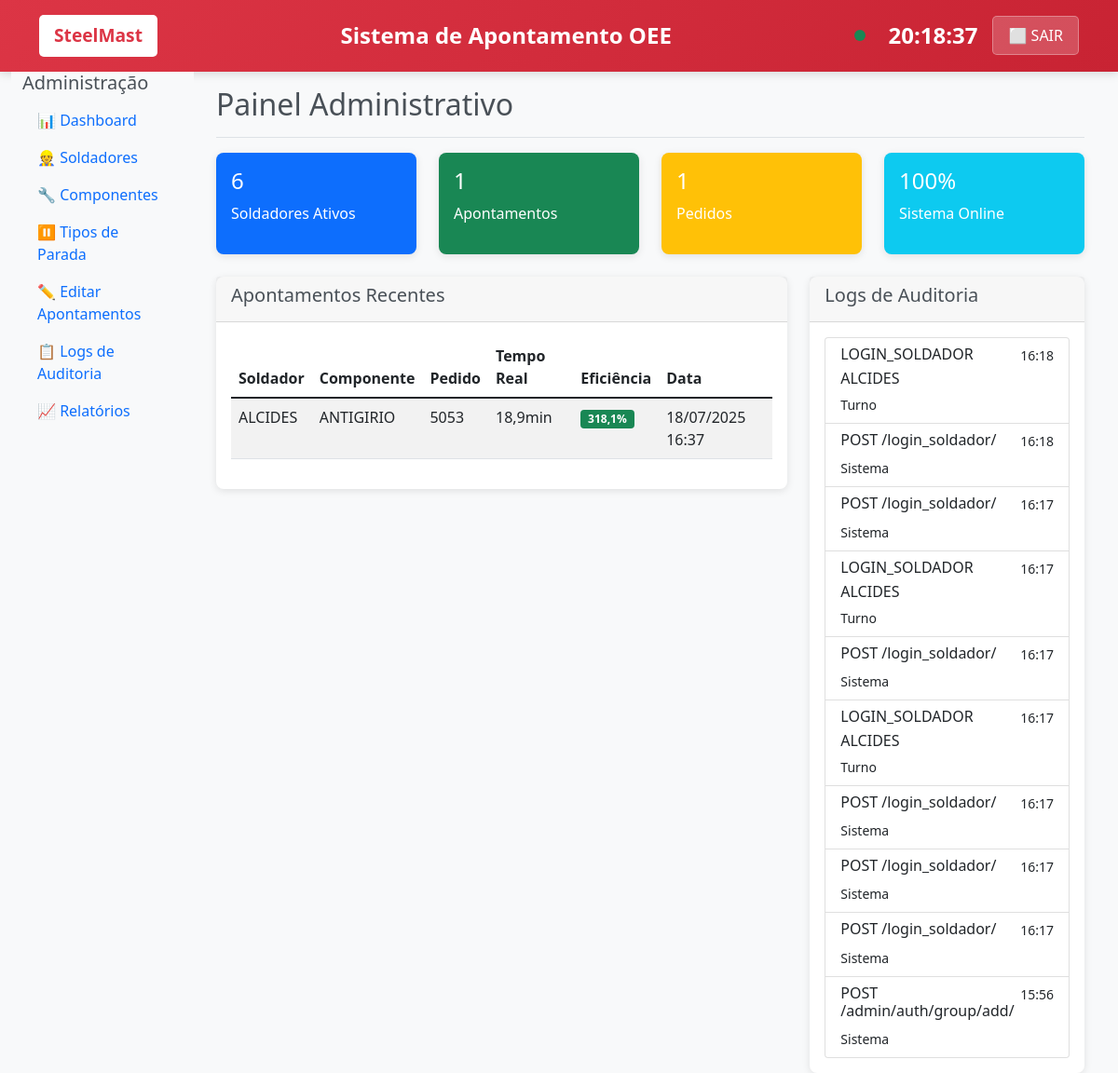
The app's page /api/sync/admin/ (signed in) with its own data.
### soldagem/models.py (models this page shows, shortened)
class Apontamento(models.Model):
    soldador = models.ForeignKey(Soldador, on_delete=models.CASCADE)
    modulo = models.ForeignKey(Modulo, on_delete=models.CASCADE)
    componente = models.ForeignKey(Componente, on_delete=models.CASCADE)
    pedido = models.ForeignKey(Pedido, on_delete=models.CASCADE)
    numero_poste_tubo = models.CharField(max_length=100)
    diametro = models.DecimalField(max_digits=8, decimal_places=2, null=True, blank=True)
    inicio_processo = models.DateTimeField()
    fim_processo = models.DateTimeField(null=True, blank=True)
    tempo_real = models.DecimalField(max_digits=10, decimal_places=2, null=True, blank=True)
    tempo_padrao = models.DecimalField(max_digits=10, decimal_places=2)
    eficiencia_calculada = models.DecimalField(max_digits=5, decimal_places=2, null=True, blank=True)
    data_criacao = models.DateTimeField(default=timezone.now)
    observacoes = models.TextField(blank=True)
    class Meta:
        ordering = ['-inicio_processo']

class Pedido(models.Model):
    STATUS_CHOICES = [
        ('ativo', 'Ativo'),
        ('finalizado', 'Finalizado'),
        ('cancelado', 'Cancelado'),
    ]
    numero = models.CharField(max_length=100, unique=True)
    descricao = models.TextField(blank=True)
    data_criacao = models.DateTimeField(default=timezone.now)
    data_prevista = models.DateTimeField(null=True, blank=True)
    status = models.CharField(max_length=20, choices=STATUS_CHOICES, default='ativo')
    observacoes = models.TextField(blank=True)
    class Meta:
        ordering = ['-data_criacao']

### core/models.py (models this page shows, shortened)
class Soldador(models.Model):
    usuario = models.OneToOneField(Usuario, on_delete=models.CASCADE)
    senha_simplificada = models.CharField(max_length=10)
    ativo = models.BooleanField(default=True)
    data_cadastro = models.DateTimeField(default=timezone.now)

class Usuario(AbstractUser):
    TIPOS_USUARIO = [
        ('admin', 'Administrador'),
        ('analista', 'Analista'),
        ('qualidade', 'Qualidade'),
        ('manutencao', 'Manutenção'),
        ('soldador', 'Soldador'),
    ]
    nome_completo = models.CharField(max_length=255)
    tipo_usuario = models.CharField(max_length=20, choices=TIPOS_USUARIO)
    ativo = models.BooleanField(default=True)
    data_criacao = models.DateTimeField(default=timezone.now)
    ultimo_login = models.DateTimeField(null=True, blank=True)

class Componente(models.Model):
    nome = models.CharField(max_length=150)
    descricao = models.TextField(blank=True)
    tempo_padrao = models.DecimalField(max_digits=10, decimal_places=2, help_text="Tempo em minutos")
    considera_diametro = models.BooleanField(default=False)
    formula_calculo = models.TextField(blank=True, help_text="Fórmula para cálculo baseado em diâmetro")
    ativo = models.BooleanField(default=True)
    data_criacao = models.DateTimeField(default=timezone.now)

class LogAuditoria(models.Model):
    usuario = models.ForeignKey(Usuario, on_delete=models.SET_NULL, null=True)
    acao = models.CharField(max_length=100)
    tabela_afetada = models.CharField(max_length=100)
    registro_id = models.CharField(max_length=100)
    dados_antes = models.JSONField(null=True, blank=True)
    dados_depois = models.JSONField(null=True, blank=True)
    ip_address = models.GenericIPAddressField(null=True, blank=True)
    user_agent = models.TextField(blank=True)
    timestamp = models.DateTimeField(default=timezone.now)
    class Meta:
        ordering = ['-timestamp']

### core/views.py (the view)
# urls.py: path('admin/', views.painel_admin, name='painel_admin'),
@login_required
def painel_admin(request):
    if request.user.tipo_usuario != 'admin':
        messages.error(request, 'Acesso negado')
        return redirect('soldagem:selecao_soldador')
    total_soldadores = Soldador.objects.filter(ativo=True).count()
    total_apontamentos = Apontamento.objects.count()
    total_pedidos = Pedido.objects.count()
    apontamentos_recentes = Apontamento.objects.select_related(
        'soldador', 'componente', 'pedido'
    ).order_by('-data_criacao')[:10]
    logs_recentes = LogAuditoria.objects.select_related('usuario').order_by('-timestamp')[:10]
    context = {
        'total_soldadores': total_soldadores,
        'total_apontamentos': total_apontamentos,
        'total_pedidos': total_pedidos,
        'apontamentos_recentes': apontamentos_recentes,
        'logs_recentes': logs_recentes,
    }
    return render(request, 'admin/painel_admin.html', context)

### templates/admin/painel_admin.html (shortened to what this page needs)
{% extends 'base.html' %}
{% block content %}
<div class="container-fluid">
    <div class="row">
        <nav class="col-md-2 d-none d-md-block bg-light sidebar">
            <div class="sidebar-sticky">
                <h5 class="sidebar-heading">Administração</h5>
                <ul class="nav flex-column">
                    <li class="nav-item">
                        <a class="nav-link" href="{% url 'core:painel_admin' %}">
                            📊 Dashboard
                        </a>
                    </li>
                    <li class="nav-item">
                        <a class="nav-link" href="{% url 'core:gerenciar_soldadores' %}">
                            👷 Soldadores
                        </a>
                    </li>
                    <li class="nav-item">
                        <a class="nav-link" href="{% url 'core:gerenciar_componentes' %}">
                            🔧 Componentes
                        </a>
                    </li>
                    <li class="nav-item">
                        <a class="nav-link" href="{% url 'core:gerenciar_tipos_parada' %}">
                            ⏸️ Tipos de Parada
                        </a>
                    </li>
                    <li class="nav-item">
                        <a class="nav-link" href="{% url 'core:editar_apontamentos' %}">
                            ✏️ Editar Apontamentos
                        </a>
                    </li>
                    <li class="nav-item">
                        <a class="nav-link" href="{% url 'core:logs_auditoria' %}">
                            📋 Logs de Auditoria
                        </a>
                    </li>
                    <li class="nav-item">
                        <a class="nav-link" href="{% url 'relatorios:dashboard_principal' %}">
                            📈 Relatórios
                        </a>
                    </li>
                </ul>
            </div>
        </nav>
        <main class="col-md-10 ms-sm-auto px-4">
            <div class="d-flex justify-content-between flex-wrap flex-md-nowrap align-items-center pt-3 pb-2 mb-3 border-bottom">
                <h1 class="h2">Painel Administrativo</h1>
            </div>
            <div class="row mb-4">
                <div class="col-md-3">
                    <div class="card text-white bg-primary">
                        <div class="card-body">
                            <div class="d-flex justify-content-between">
                                <div>
                                    <h4>{{ total_soldadores }}</h4>
                                    <p>Soldadores Ativos</p>
                                </div>
                            </div>
                        </div>
                    </div>
                </div>
                <div class="col-md-3">
                    <div class="card text-white bg-success">
                        <div class="card-body">
                            <div class="d-flex justify-content-between">
                                <div>
                                    <h4>{{ total_apontamentos }}</h4>
                                    <p>Apontamentos</p>
                                </div>
                            </div>
                        </div>
                    </div>
                </div>
                <div class="col-md-3">
                    <div class="card text-white bg-warning">
                        <div class="card-body">
                            <div class="d-flex justify-content-between">
                                <div>
                                    <h4>{{ total_pedidos }}</h4>
                                    <p>Pedidos</p>
                                </div>
                            </div>
                        </div>
                    </div>
                </div>
                <div class="col-md-3">
                    <div class="card text-white bg-info">
                        <div class="card-body">
                            <div class="d-flex justify-content-between">
                                <div>
                                    <h4>100%</h4>
                                    <p>Sistema Online</p>
                                </div>
                            </div>
                        </div>
                    </div>
                </div>
            </div>
            <div class="row">
                <div class="col-md-8">
                    <div class="card">
                        <div class="card-header">
                            <h5>Apontamentos Recentes</h5>
                        </div>
                        <div class="card-body">
                            <div class="table-responsive">
                                <table class="table table-striped">
                                    <thead>
                                        <tr>
                                            <th>Soldador</th>
                                            <th>Componente</th>
                                            <th>Pedido</th>
                                            <th>Tempo Real</th>
                                            <th>Eficiência</th>
                                            <th>Data</th>
                                        </tr>
                                    </thead>
                                    <tbody>
                                        {% for apt in apontamentos_recentes %}
                                        <tr>
                                            <td>{{ apt.soldador.usuario.nome_completo }}</td>
                                            <td>{{ apt.componente.nome }}</td>
                                            <td>{{ apt.pedido.numero }}</td>
                                            <td>{{ apt.tempo_real|floatformat:1 }}min</td>
                                            <td>
                                                {% if apt.eficiencia_calculada %}
                                                    <span class="badge bg-{% if apt.eficiencia_calculada >= 100 %}success{% elif apt.eficiencia_calculada >= 80 %}warning{% else %}danger{% endif %}">
                                                        {{ apt.eficiencia_calculada|floatformat:1 }}%
                                                    </span>
                                                {% else %}
                                                    -
                                                {% endif %}
                                            </td>
                                            <td>{{ apt.inicio_processo|date:"d/m/Y H:i" }}</td>
                                        </tr>
                                        {% endfor %}
                                    </tbody>
                                </table>
                            </div>
                        </div>
                    </div>
                </div>
                <div class="col-md-4">
                    <div class="card">
                        <div class="card-header">
                            <h5>Logs de Auditoria</h5>
                        </div>
                        <div class="card-body">
                            <div class="list-group">
                                {% for log in logs_recentes %}
                                <div class="list-group-item">
                                    <div class="d-flex w-100 justify-content-between">
                                        <h6 class="mb-1">{{ log.acao }}</h6>
                                        <small>{{ log.timestamp|date:"H:i" }}</small>
                                    </div>
                                    <p class="mb-1">{{ log.usuario.nome_completo }}</p>
                                    <small>{{ log.tabela_afetada }}</small>
                                </div>
                                {% endfor %}
                            </div>
                        </div>
                    </div>
                </div>
            </div>
        </main>
    </div>
</div>
{% endblock %}

### templates/base.html (shortened to what this page needs)
<!DOCTYPE html>
<html lang="pt-BR">
<head>
    <link href="https://cdn.jsdelivr.net/npm/bootstrap@5.1.3/dist/css/bootstrap.min.css" rel="stylesheet">
</head>
<body>
    <header class="header-oee">
        <div class="container">
            <div class="logo">SteelMast</div>
            <div class="sistema-titulo">Sistema de Apontamento OEE</div>
            <div class="header-info">
                <span class="status-conexao" id="status-conexao"></span>
                <span class="clock" id="clock">00:00:00</span>
                {% if request.session.soldador_id %}
                    <a href="{% url 'soldagem:finalizar_turno' %}" class="btn-sair">⬜ SAIR</a>
                {% endif %}
            </div>
        </div>
    </header>
    <main class="container-fluid">
        {% block content %}{% endblock %}
    </main>
</body>
</html>

### templates/base.html (style rules this page uses)
:root { --primary-red: #dc3545; --dark-red: #c82333; --light-gray: #f8f9fa; --medium-gray: #6c757d; --dark-gray: #495057; --success-green: #198754; --warning-yellow: #ffc107; }
body { font-family: 'Segoe UI', Tahoma, Geneva, Verdana, sans-serif; background-color: var(--light-gray); color: var(--dark-gray); margin: 0; padding: 0; }
.header-oee { background: linear-gradient(135deg, var(--primary-red), var(--dark-red)); color: white; padding: 1rem 0; box-shadow: 0 2px 10px rgba(0,0,0,0.15); }
.header-oee .container { display: flex; justify-content: space-between; align-items: center; }
.logo { font-size: 1.2rem; font-weight: bold; background: white; color: var(--primary-red); padding: 0.5rem 1rem; border-radius: 5px; }
.sistema-titulo { font-size: 1.5rem; font-weight: bold; text-align: center; flex-grow: 1; }
.header-info { display: flex; align-items: center; gap: 1rem; }
.clock { font-size: 1.5rem; font-weight: bold; }
.status-conexao { width: 12px; height: 12px; border-radius: 50%; background: var(--success-green); display: inline-block; margin-right: 0.5rem; }
.btn-sair { background: rgba(255,255,255,0.2); border: 1px solid rgba(255,255,255,0.3); color: white; padding: 0.5rem 1rem; border-radius: 5px; text-decoration: none; transition: all 0.3s ease; }
.card { border: none; border-radius: 8px; box-shadow: 0 2px 8px rgba(0,0,0,0.1); }

### records on screen
Apontamento: soldador.usuario.nome_completo "ALCIDES", componente.nome "ANTIGIRIO", pedido.numero "5053", tempo_real "18,9", eficiencia_calculada "318,1", inicio_processo "18/07/2025 16:37"
LogAuditoria: acao "LOGIN_SOLDADOR", timestamp "16:18", usuario.nome_completo "ALCIDES", tabela_afetada "Turno"
LogAuditoria: acao "POST /login_soldador/", timestamp "16:18", tabela_afetada "Sistema"
LogAuditoria: acao "POST /login_soldador/", timestamp "16:17", tabela_afetada "Sistema"
LogAuditoria: acao "LOGIN_SOLDADOR", timestamp "16:17", usuario.nome_completo "ALCIDES", tabela_afetada "Turno"
LogAuditoria: acao "POST /login_soldador/", timestamp "16:17", tabela_afetada "Sistema"
LogAuditoria: acao "LOGIN_SOLDADOR", timestamp "16:17", usuario.nome_completo "ALCIDES", tabela_afetada "Turno"
LogAuditoria: acao "POST /login_soldador/", timestamp "16:17", tabela_afetada "Sistema"
LogAuditoria: acao "POST /login_soldador/", timestamp "16:17", tabela_afetada "Sistema"
LogAuditoria: acao "POST /login_soldador/", timestamp "16:17", tabela_afetada "Sistema"
LogAuditoria: acao "POST /admin/auth/group/add/", timestamp "15:56", tabela_afetada "Sistema"

### other values on screen
{{ total_soldadores }} "6"
{{ total_apontamentos }} "1"
{{ total_pedidos }} "1"
